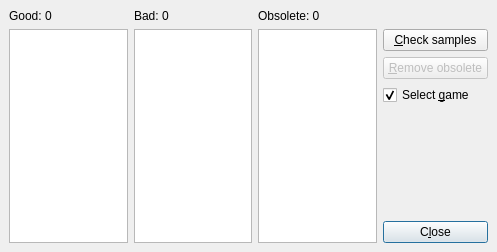
<?xml version="1.0" encoding="UTF-8"?>
<ui version="4.0">
 <author>R. Reucher</author>
 <class>SampleChecker</class>
 <widget class="QDialog" name="SampleChecker">
  <property name="geometry">
   <rect>
    <x>0</x>
    <y>0</y>
    <width>497</width>
    <height>252</height>
   </rect>
  </property>
  <property name="windowTitle">
   <string>Check samples</string>
  </property>
  <layout class="QGridLayout">
   <item row="3" column="3">
    <widget class="QCheckBox" name="checkBoxSamplesSelectGame">
     <property name="toolTip">
      <string>Select game in gamelist when selecting a sample set?</string>
     </property>
     <property name="text">
      <string>Select &amp;game</string>
     </property>
     <property name="checked">
      <bool>true</bool>
     </property>
    </widget>
   </item>
   <item row="5" column="3">
    <widget class="QPushButton" name="pushButtonHide">
     <property name="toolTip">
      <string>Close sample check dialog</string>
     </property>
     <property name="text">
      <string>C&amp;lose</string>
     </property>
    </widget>
   </item>
   <item row="2" column="3">
    <widget class="QPushButton" name="pushButtonSamplesRemoveObsolete">
     <property name="enabled">
      <bool>false</bool>
     </property>
     <property name="toolTip">
      <string>Remove obsolete sample sets</string>
     </property>
     <property name="text">
      <string>&amp;Remove obsolete</string>
     </property>
    </widget>
   </item>
   <item row="1" column="3">
    <widget class="QPushButton" name="pushButtonSamplesCheck">
     <property name="toolTip">
      <string>Check samples / stop check</string>
     </property>
     <property name="text">
      <string>&amp;Check samples</string>
     </property>
    </widget>
   </item>
   <item row="1" column="2" rowspan="5">
    <widget class="QListWidget" name="listWidgetSamplesObsolete"/>
   </item>
   <item row="1" column="1" rowspan="5">
    <widget class="QListWidget" name="listWidgetSamplesBad"/>
   </item>
   <item row="0" column="0">
    <widget class="QLabel" name="labelSamplesGood">
     <property name="text">
      <string>Good: 0</string>
     </property>
    </widget>
   </item>
   <item row="0" column="2">
    <widget class="QLabel" name="labelSamplesObsolete">
     <property name="text">
      <string>Obsolete: 0</string>
     </property>
    </widget>
   </item>
   <item row="0" column="1">
    <widget class="QLabel" name="labelSamplesBad">
     <property name="text">
      <string>Bad: 0</string>
     </property>
    </widget>
   </item>
   <item row="1" column="0" rowspan="5">
    <widget class="QListWidget" name="listWidgetSamplesGood"/>
   </item>
   <item row="4" column="3">
    <spacer>
     <property name="orientation">
      <enum>Qt::Vertical</enum>
     </property>
     <property name="sizeHint" stdset="0">
      <size>
       <width>105</width>
       <height>41</height>
      </size>
     </property>
    </spacer>
   </item>
  </layout>
 </widget>
 <layoutdefault spacing="6" margin="9"/>
 <tabstops>
  <tabstop>listWidgetSamplesGood</tabstop>
  <tabstop>listWidgetSamplesBad</tabstop>
  <tabstop>listWidgetSamplesObsolete</tabstop>
  <tabstop>pushButtonSamplesCheck</tabstop>
  <tabstop>pushButtonSamplesRemoveObsolete</tabstop>
  <tabstop>checkBoxSamplesSelectGame</tabstop>
  <tabstop>pushButtonHide</tabstop>
 </tabstops>
 <resources/>
 <connections>
  <connection>
   <sender>pushButtonHide</sender>
   <signal>clicked()</signal>
   <receiver>SampleChecker</receiver>
   <slot>accept()</slot>
   <hints>
    <hint type="sourcelabel">
     <x>448</x>
     <y>286</y>
    </hint>
    <hint type="destinationlabel">
     <x>484</x>
     <y>199</y>
    </hint>
   </hints>
  </connection>
 </connections>
</ui>
